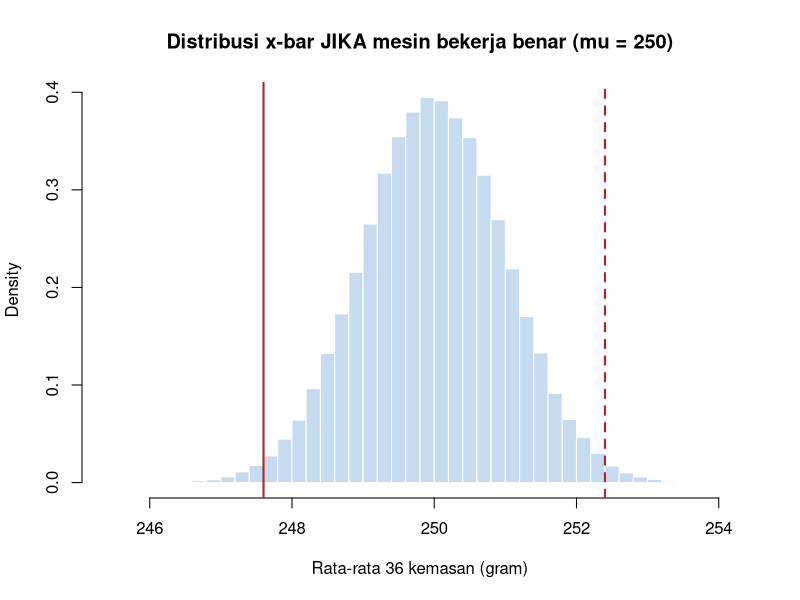
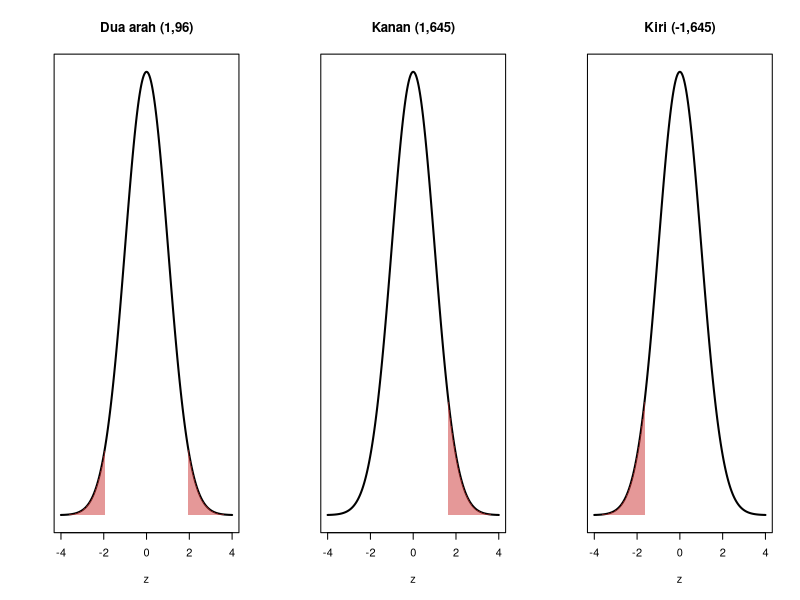
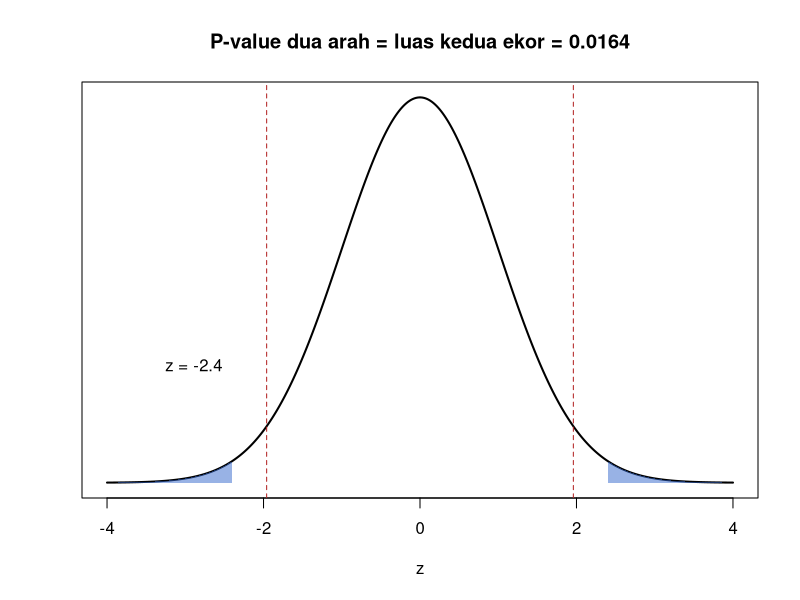
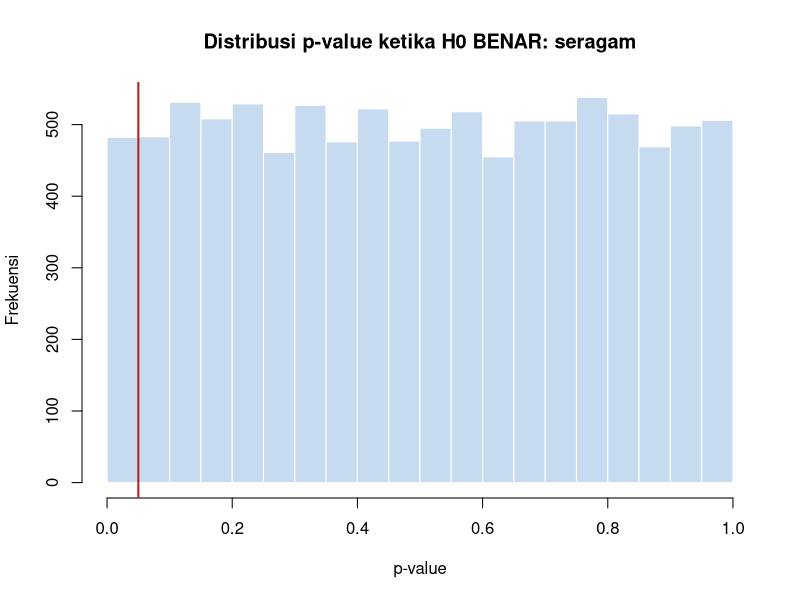
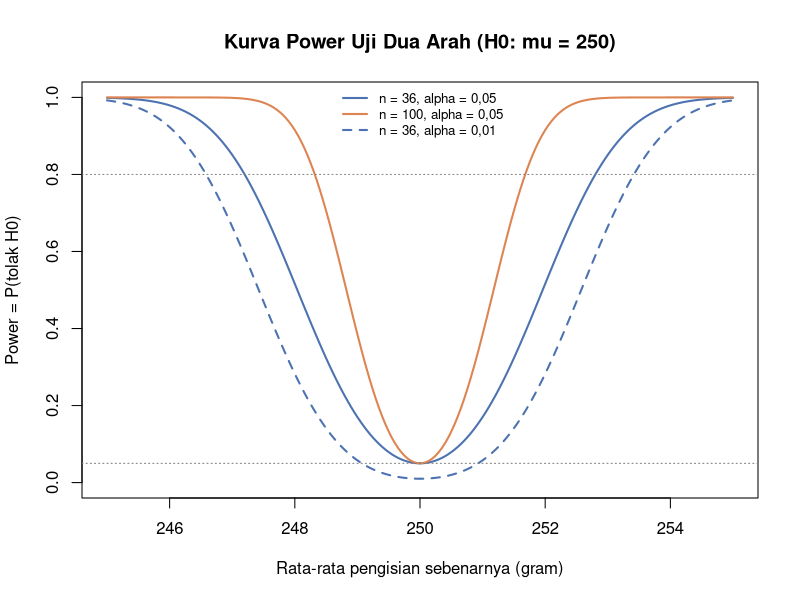

These figures' R source, in order:
## ---- chunk 1
#| label: ilustrasi-mesin
mu0 <- 250; sigma <- 6; n <- 36; xbar <- 247.6
se <- sigma / sqrt(n)
set.seed(10)
xbar_jika_H0 <- replicate(100000, mean(rnorm(n, mu0, sigma)))
hist(xbar_jika_H0, breaks = 60, col = "#c6dbef", border = "white", freq = FALSE,
     main = "Distribusi x-bar JIKA mesin bekerja benar (mu = 250)",
     xlab = "Rata-rata 36 kemasan (gram)")
abline(v = c(xbar, 2 * mu0 - xbar), col = "firebrick", lwd = 2, lty = c(1, 2))
## ---- chunk 2
#| label: p-simulasi
p_sim <- mean(abs(xbar_jika_H0 - mu0) >= abs(xbar - mu0))  # seberapa sering selisih sebesar ini terjadi
p_sim
## ---- chunk 3
#| label: z-hitung
z_hitung <- (xbar - mu0) / se
z_hitung
## ---- chunk 4
#| label: nilai-kritis
alpha <- 0.05
c(Dua_arah = qnorm(1 - alpha / 2), Kanan = qnorm(1 - alpha), Kiri = qnorm(alpha))
## ---- chunk 5
#| label: gambar-daerah
#| fig-height: 3
gambar_daerah <- function(arah, judul, alpha = 0.05) {
  x <- seq(-4, 4, length.out = 400)
  plot(x, dnorm(x), type = "l", lwd = 2, main = judul, xlab = "z", ylab = "", yaxt = "n")
  arsir <- function(a, b) polygon(c(a, seq(a, b, length.out = 100), b),
                                  c(0, dnorm(seq(a, b, length.out = 100)), 0),
                                  col = rgb(0.8, 0.2, 0.2, 0.5), border = NA)
  if (arah == "dua")   { k <- qnorm(1 - alpha / 2); arsir(-4, -k); arsir(k, 4) }
  if (arah == "kanan") { k <- qnorm(1 - alpha); arsir(k, 4) }
  if (arah == "kiri")  { k <- qnorm(alpha); arsir(-4, k) }
}
par(mfrow = c(1, 3))
gambar_daerah("dua", "Dua arah (1,96)")
gambar_daerah("kanan", "Kanan (1,645)")
gambar_daerah("kiri", "Kiri (-1,645)")
par(mfrow = c(1, 1))
## ---- chunk 6
#| label: p-dua
p_dua <- 2 * (1 - pnorm(abs(z_hitung)))
p_dua
## ---- chunk 7
#| label: plot-pvalue
#| fig-height: 3.5
x <- seq(-4, 4, length.out = 400)
plot(x, dnorm(x), type = "l", lwd = 2, xlab = "z", ylab = "", yaxt = "n",
     main = paste0("P-value dua arah = luas kedua ekor = ", round(p_dua, 4)))
for (bts in list(c(-4, -abs(z_hitung)), c(abs(z_hitung), 4))) {
  xs <- seq(bts[1], bts[2], length.out = 100)
  polygon(c(bts[1], xs, bts[2]), c(0, dnorm(xs), 0), col = rgb(0.2, 0.4, 0.8, 0.5), border = NA)
}
abline(v = c(-1.96, 1.96), lty = 2, col = "firebrick")
text(z_hitung, 0.12, labels = paste0("z = ", round(z_hitung, 2)), pos = 2)
## ---- chunk 8
#| label: fungsi-uji-z
uji_z <- function(xbar, mu0, sigma, n, arah = c("dua", "kanan", "kiri"), alpha = 0.05) {
  arah <- match.arg(arah)
  z <- (xbar - mu0) / (sigma / sqrt(n))
  p <- switch(arah, dua = 2 * (1 - pnorm(abs(z))), kanan = 1 - pnorm(z), kiri = pnorm(z))
  kritis <- switch(arah, dua = qnorm(1 - alpha / 2), kanan = qnorm(1 - alpha), kiri = qnorm(alpha))
  data.frame(z = round(z, 4), z_kritis = round(kritis, 4), p_value = signif(p, 4),
             keputusan = ifelse(p <= alpha, "Tolak H0", "Gagal menolak H0"))
}
## ---- chunk 9
#| label: contoh1
uji_z(xbar = 247.6, mu0 = 250, sigma = 6, n = 36, arah = "dua")
## ---- chunk 10
#| label: contoh2
uji_z(xbar = 50.1, mu0 = 48, sigma = 10, n = 50, arah = "kanan")
## ---- chunk 11
#| label: ci
ci <- 247.6 + c(-1, 1) * qnorm(0.975) * 6 / sqrt(36)
round(ci, 3)
250 >= ci[1] & 250 <= ci[2]   # FALSE -> 250 di luar selang -> konsisten dengan "tolak H0"
## ---- chunk 12
#| label: sim-tipe1
set.seed(101)
p_values_H0 <- replicate(10000, {
  x <- rnorm(36, mean = 250, sd = 6)
  z <- (mean(x) - 250) / (6 / 6)
  2 * (1 - pnorm(abs(z)))
})
mean(p_values_H0 <= 0.05)   # proporsi kesalahan Tipe I
## ---- chunk 13
#| label: hist-pvalue-H0
#| fig-height: 3.5
hist(p_values_H0, breaks = 20, col = "#c6dbef", border = "white",
     main = "Distribusi p-value ketika H0 BENAR: seragam",
     xlab = "p-value", ylab = "Frekuensi")
abline(v = 0.05, col = "firebrick", lwd = 2)
## ---- chunk 14
#| label: sim-power
power_sim <- function(mu_benar, n, alpha = 0.05, B = 5000) {
  mean(replicate(B, {
    z <- (mean(rnorm(n, mu_benar, 6)) - 250) / (6 / sqrt(n))
    2 * (1 - pnorm(abs(z))) <= alpha
  }))
}
power_teori <- function(mu_benar, n, alpha = 0.05) {
  k <- qnorm(1 - alpha / 2); d <- (mu_benar - 250) / (6 / sqrt(n))
  pnorm(-k - d) + 1 - pnorm(k - d)
}
set.seed(102)
c(Power_simulasi = power_sim(248, 36), Power_teori = round(power_teori(248, 36), 4),
  Beta_teori = round(1 - power_teori(248, 36), 4))
## ---- chunk 15
#| label: kurva-power
#| fig-height: 4.5
mu_seq <- seq(245, 255, by = 0.05)
plot(mu_seq, power_teori(mu_seq, 36), type = "l", lwd = 2, col = "#4C72B0", ylim = c(0, 1),
     xlab = "Rata-rata pengisian sebenarnya (gram)", ylab = "Power = P(tolak H0)",
     main = "Kurva Power Uji Dua Arah (H0: mu = 250)")
lines(mu_seq, power_teori(mu_seq, 100), lwd = 2, col = "#DD8452")
lines(mu_seq, power_teori(mu_seq, 36, alpha = 0.01), lwd = 2, lty = 2, col = "#4C72B0")
abline(h = c(0.05, 0.8), lty = 3, col = "grey50")
legend("top", bty = "n", lwd = 2, lty = c(1, 1, 2), col = c("#4C72B0", "#DD8452", "#4C72B0"), cex = 0.8,
       legend = c("n = 36, alpha = 0,05", "n = 100, alpha = 0,05", "n = 36, alpha = 0,01"))
## ---- chunk 16
#| label: n-power
n_power <- function(delta, sigma, alpha = 0.05, power = 0.80) {
  ceiling(((qnorm(1 - alpha / 2) + qnorm(power)) * sigma / delta)^2)
}
n_power(delta = 2, sigma = 6)   # sampel agar selisih 2 gram terdeteksi dengan power 80%
## ---- chunk 17
#| label: signifikansi-praktis
#| tbl-cap: "Selisih 0,2 gram: tidak signifikan vs sangat signifikan"
knitr::kable(rbind(
  "n = 36"      = uji_z(xbar = 249.8, mu0 = 250, sigma = 6, n = 36),
  "n = 100.000" = uji_z(xbar = 249.8, mu0 = 250, sigma = 6, n = 100000)
))
## ---- chunk 18
#| label: uji-berganda
k <- c(1, 5, 10, 20, 50)
data.frame(Banyak_uji = k, P_minimal_satu_false_positive = round(1 - (1 - 0.05)^k, 3))
## ---- chunk 19
#| label: p20
set.seed(103)
# 20 "fitur" acak tanpa hubungan apa pun dengan target, masing-masing diuji
p20 <- replicate(20, { x <- rnorm(30, 0, 1); 2 * (1 - pnorm(abs(mean(x) / (1 / sqrt(30))))) })
sum(p20 <= 0.05)
## ---- chunk 20
#| label: bonferroni
sum(p20 <= 0.05 / 20)
p.adjust(sort(p20)[1:3], method = "bonferroni", n = 20)
## ---- chunk 21
#| label: data-tss
set.seed(2026)
tss <- round(rnorm(30, mean = 54, sd = 12), 1)
round(c(n = length(tss), Mean = mean(tss), SD = sd(tss), Median = median(tss)), 2)
## ---- chunk 22
#| label: dua-rumusan
#| tbl-cap: "Data yang sama, dua rumusan hipotesis"
hasil_A <- uji_z(mean(tss), 50, sigma = 12, n = 30, arah = "kanan")
hasil_B <- uji_z(mean(tss), 50, sigma = 12, n = 30, arah = "kiri")
knitr::kable(rbind(
  "A: H1 mu > 50 (melanggar)" = hasil_A,
  "B: H1 mu < 50 (patuh)"     = hasil_B
))
## ---- chunk 23
#| label: power-kanan
# Power rumusan A untuk mendeteksi pelanggaran nyata sebesar 5 mg/L (mu = 55)
power_kanan <- function(mu_benar, mu0, sigma, n, alpha = 0.05)
  1 - pnorm(qnorm(1 - alpha) - (mu_benar - mu0) / (sigma / sqrt(n)))
round(c(Power_n30 = power_kanan(55, 50, 12, 30), Power_n60 = power_kanan(55, 50, 12, 60)), 3)
## ---- chunk 24
#| label: data-baterai
set.seed(3)
umur <- round(rnorm(40, mean = 19.3, sd = 2.5), 1)
round(c(n = length(umur), Mean = mean(umur), SD = sd(umur)), 3)
## ---- chunk 25
#| label: tugas2
hasil_lat <- uji_z(mean(umur), mu0 = 20, sigma = 2.5, n = 40, arah = "kiri")
hasil_lat
## ---- chunk 26
#| label: tugas4
hasil_lat01 <- uji_z(mean(umur), mu0 = 20, sigma = 2.5, n = 40, arah = "kiri", alpha = 0.01)
hasil_lat01
## ---- chunk 27
#| label: tugas6
power_kiri <- function(mu_benar, mu0, sigma, n, alpha = 0.05)
  pnorm(qnorm(alpha) - (mu_benar - mu0) / (sigma / sqrt(n)))
round(power_kiri(19, 20, 2.5, 40), 3)
ceiling(((qnorm(0.95) + qnorm(0.90)) * 2.5 / 1)^2)   # n satu arah, power 90%
## ---- chunk 28
#| label: int-tabel-baterai
knitr::kable(rbind("alpha = 0,05" = hasil_lat, "alpha = 0,01" = hasil_lat01))
## ---- chunk 29
#| label: int-soal-b
p_b_dua   <- 2 * (1 - pnorm(1.80))
p_b_kanan <- 1 - pnorm(1.80)
knitr::kable(data.frame(
  Uji          = c("Dua arah", "Kanan"),
  P_value      = round(c(p_b_dua, p_b_kanan), 4),
  Alpha_0.05   = ifelse(c(p_b_dua, p_b_kanan) <= 0.05, "Tolak", "Gagal tolak"),
  Alpha_0.10   = ifelse(c(p_b_dua, p_b_kanan) <= 0.10, "Tolak", "Gagal tolak")
))
## ---- chunk 30
#| label: int-soal-d
c(Peluang_minimal_satu_false_positive = 1 - 0.95^15,
  Batas_Bonferroni = 0.05 / 15)
## ---- chunk 31
#| label: int-soal-e
hasil_e <- uji_z(xbar = 205, mu0 = 200, sigma = 20, n = 49, arah = "dua")
hasil_e
ci_e <- 205 + c(-1, 1) * qnorm(0.975) * 20 / sqrt(49)
round(ci_e, 1)
## ---- chunk 32
#| label: int-soal-f
hasil_f <- uji_z(xbar = 72.5, mu0 = 70, sigma = 10, n = 64, arah = "kanan")
hasil_f
## ---- chunk 33
#| label: int-soal-g
hasil_g <- uji_z(xbar = 9.6, mu0 = 10, sigma = 1.5, n = 25, arah = "kiri")
hasil_g
